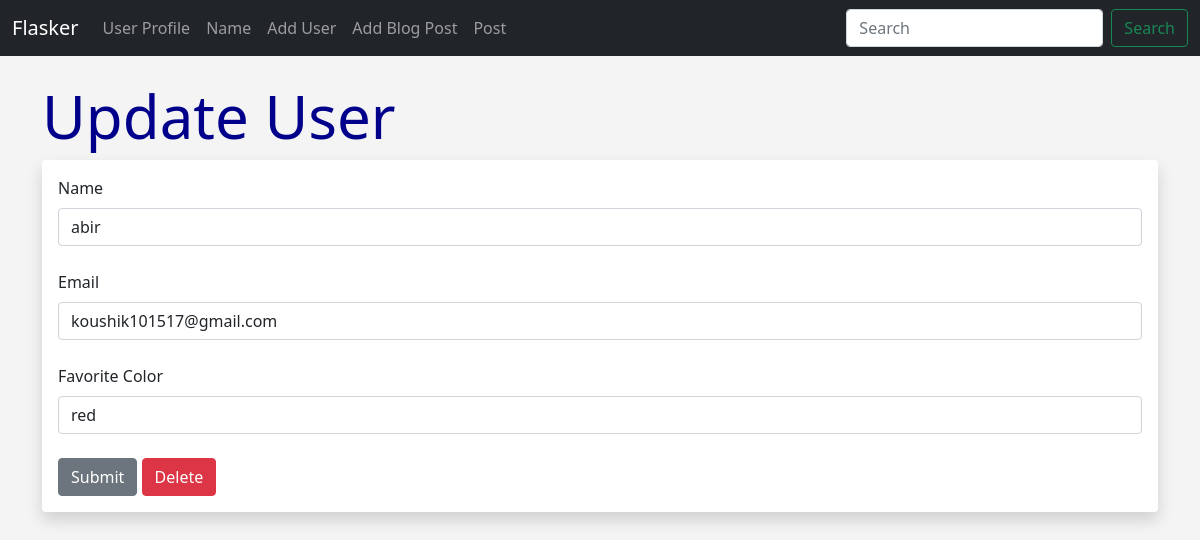
Screenshot of /update/1 with the database file from the repository.
### hello.py (models this page shows, shortened)
class Users(db.Model):
    id = db.Column(db.Integer, primary_key=True)
    name = db.Column(db.String(200), nullable=False)
    email = db.Column(db.String(200), nullable=False, unique=True)
    favorite_color = db.Column(db.String(200))
    date_added = db.Column(db.DateTime, default=datetime.utcnow)
    password_hash=db.Column(db.String(128))
    @property
    def password(self):
        raise AttributeError('Password is not readable!!!!')

### hello.py (the view)
@app.route('/update/<int:id>', methods=["GET", "POST"])
def update(id):
    form = UserForm()
    name_to_update = Users.query.get_or_404(id)
    if request.method == "POST":
        name_to_update.name = request.form['name']
        name_to_update.email = request.form['email']
        name_to_update.favorite_color = request.form['favorite_color']
        try:
            db.session.commit()
            flash("User updated successfully")
            return render_template("update.html", form=form, name_to_update=name_to_update)
        except Exception as e:
            flash("Error updating user. Please try again.")
            app.logger.error(f"Error updating user: {e}")
            return render_template("update.html", form=form, name_to_update=name_to_update)
    else:
        return render_template("update.html", form=form, name_to_update=name_to_update)

### hello.py
class UserForm(FlaskForm):
    name = StringField("Name", validators=[DataRequired()])
    email = StringField("Email", validators=[DataRequired()])
    favorite_color = StringField("Favorite Color")
    password_hash=PasswordField('Password',validators=[DataRequired(),EqualTo('password_hash2',message='password must match')])
    password_hash2=PasswordField('Confirm Password',validators=[DataRequired()])
    submit = SubmitField("Submit")

### templates/update.html (shortened to what this page needs)
{% extends 'base.html' %} {% block content %}
<h1>Update User</h1>
<div class="shadow p-3 mb-5 bg-body rounded">
  <form action="{{ url_for('update', id=name_to_update.id) }}" method="POST">
    {{ form.hidden_tag() }} {{ form.name.label(class="form-label") }} {{
    form.name(class="form-control", value=name_to_update.name) }}
    <br />
    {{ form.email.label(class="form-label") }} {{
    form.email(class="form-control", value=name_to_update.email) }}
    <br />
    {{ form.favorite_color.label(class="form-label") }} {{
    form.favorite_color(class="form-control",
    value=name_to_update.favorite_color) }}
    <br />
    {{ form.submit(class="btn btn-secondary") }}
    <a
      href="{{ url_for('delete', id=name_to_update.id) }}"
      class="btn btn-danger"
      >Delete</a
    >
  </form>
</div>
{% endblock %}

### static/css/style.css (style rules this page uses)
h1 { color: darkblue; font-size:60px; }
body { background: #f4f4f4; }

### rows the page displays
Users: name "abir", email "koushik101517@gmail.com", favorite_color "red"
